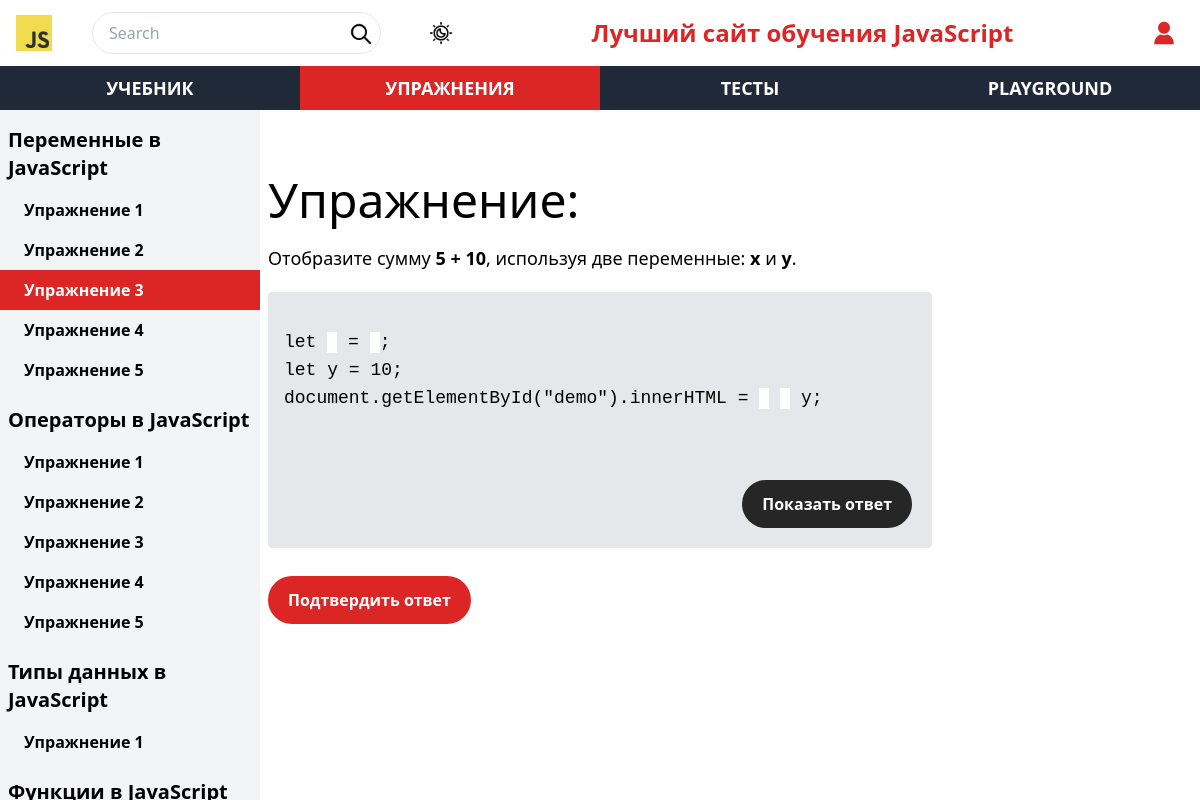
The app's page /tasks/tasks.php?task=3 with its own data.
### tables this page shows
CREATE TABLE `tasks` (
  `id` int NOT NULL,
  `task_number` int NOT NULL,
  `task_theme_id` int NOT NULL,
  `title` varchar(255) NOT NULL,
  `task` varchar(255) NOT NULL
);

CREATE TABLE `tasks_themes` (
  `id` int NOT NULL,
  `name` varchar(255) NOT NULL
);

### tasks/components/aside.php (the view, shortened to what this page needs)
<?php
$pdo = getPDO();
$query1 = "SELECT tasks.id, tasks.task_number, tasks.task_theme_id, tasks_themes.name FROM `tasks` JOIN tasks_themes ON tasks.task_theme_id = tasks_themes.id ORDER BY `tasks`.`task_theme_id`, `tasks`.`task_number` ASC;";
$statement1 = $pdo->query($query1);
$results1 = $statement1->fetchAll(PDO::FETCH_ASSOC);
?>
<aside class="siderbar fixed top-0 left-0 h-full mt-[110px] bg-gray-100 dark:bg-slate-800 dark:text-white 2xl:w-[330px] w-[260px] flex flex-col">
  <div class="scrollbox overflow-auto">
    <div class="scrollbox-inner pb-[110px] tasksAside" id="sidebar-content">
      <?php
      $prev = null;
      foreach ($results1 as $value) {
        if ($value["name"] !== $prev) {
          echo "<h3 class=\"text-xl font-bold mb-2 pl-2 mt-4\">{$value["name"]}</h3>";
        }
        echo "<a class=\"group aside-link flex pl-6 py-2 relative gap-1 font-semibold hover:bg-neutral-500 hover:text-white\" href=\"tasks.php?task={$value["id"]}\">";
        echo "Упражнение {$value['task_number']}"; ?>
        </a>
        <?php $prev = $value["name"];
      } ?>
    </div>
  </div>
</aside>

### tasks/components/taskScript.php (shortened to what this page needs)
<?php
function escape_tags($string)
{
  $string = str_replace("<", "&lt;", $string);
  $string = str_replace(">", "&gt;", $string);
  return $string;
}
$pdo = getPDO();
$pageId = isset($_GET['task']) ? $_GET['task'] : null;
if ($pageId !== null && is_numeric($pageId)) {
  $query = "SELECT title, task FROM tasks WHERE id = ?";
  $statement1 = $pdo->prepare($query);
  $statement1->execute([$pageId]);
  $results1 = $statement1->fetchAll(PDO::FETCH_ASSOC);
  if (count($results1) > 0) {
    $title = $results1[0]["title"];
    $task = $results1[0]["task"];
    $RegExp = '/!(.*?)!/';
    $RegExpResTitle = [];
    preg_match_all($RegExp, $title, $RegExpResTitle);
    $title = escape_tags($title);
    $task = escape_tags($task);
    $task = preg_replace($RegExp, "<input type=\"text\" class=\"inputTask dark:bg-gray-800\">", $task);
    for ($i = 0; $i < count($RegExpResTitle[0]); $i++) {
      $title = str_replace($RegExpResTitle[0][$i], "<span class=\"font-bold\">" . $RegExpResTitle[1][$i] . "</span>", $title);
    }
  }
}

### css/style.css (style rules this page uses)
html, :host { line-height: 1.5; -webkit-text-size-adjust: 100%; -moz-tab-size: 4; -o-tab-size: 4; tab-size: 4; font-family: ui-sans-serif, system-ui, sans-serif, "Apple Color Emoji", "Segoe UI Emoji", "Segoe UI Symbol", "Noto Color Emoji"; font-feature-settings: normal; font-variation-settings: normal; -webkit-tap-highlight-color: transparent; }
body { margin: 0; line-height: inherit; }
h1, h2, h3, h4, h5, h6 { font-size: inherit; font-weight: inherit; }
a { color: inherit; text-decoration: inherit; }
button, input, optgroup, select, textarea { font-family: inherit; font-feature-settings: inherit; font-variation-settings: inherit; font-size: 100%; font-weight: inherit; line-height: inherit; color: inherit; margin: 0; padding: 0; }
blockquote, dl, dd, h1, h2, h3, h4, h5, h6, hr, figure, p, pre { margin: 0; }
input::placeholder, textarea::placeholder { opacity: 1; color: #9ca3af; }
.fixed { position: fixed; }
.relative { position: relative; }
.left-0 { left: 0px; }
.top-0 { top: 0px; }
.mb-2 { margin-bottom: 0.5rem; }
.mt-4 { margin-top: 1rem; }
.mt-\[110px\] { margin-top: 110px; }
.flex { display: flex; }
.h-full { height: 100%; }
.w-\[260px\] { width: 260px; }
.flex-col { flex-direction: column; }
.gap-1 { gap: 0.25rem; }
.overflow-auto { overflow: auto; }
.bg-gray-100 { --tw-bg-opacity: 1; background-color: rgb(243 244 246 / var(--tw-bg-opacity)); }
.bg-red-600 { --tw-bg-opacity: 1; background-color: rgb(220 38 38 / var(--tw-bg-opacity)); }
.py-2 { padding-top: 0.5rem; padding-bottom: 0.5rem; }
.pb-\[110px\] { padding-bottom: 110px; }
.pl-2 { padding-left: 0.5rem; }
.pl-6 { padding-left: 1.5rem; }
.text-xl { font-size: 1.25rem; line-height: 1.75rem; }
.font-bold { font-weight: 700; }
.font-semibold { font-weight: 600; }
.text-white { --tw-text-opacity: 1; color: rgb(255 255 255 / var(--tw-text-opacity)); }
* { transition-property: color, background-color, border-color, text-decoration-color, fill, stroke; transition-timing-function: cubic-bezier(0.4, 0, 0.2, 1); transition-duration: 150ms; }

### records on screen
tasks: task_theme.name "Переменные в JavaScript", task_number "1"
tasks: task_number "2"
tasks: task_number "3", title "Отобразите сумму 5 + 10 , используя две переменные: x и y ."
tasks: task_number "4"
tasks: task_number "5"
tasks: task_theme.name "Операторы в JavaScript", task_number "1"
tasks: task_number "2"
tasks: task_number "3"
tasks: task_number "4"
tasks: task_number "5"
tasks: task_theme.name "Типы данных в JavaScript", task_number "1"
